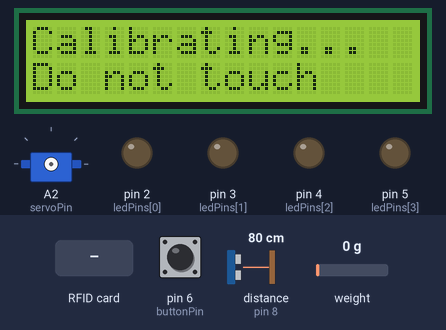
Simulated run of this sketch. Board: Arduino Uno, built with avr-gcc and run on an emulated ATmega328P. Parts: 16×2 character LCD, servo, output pins drawn as LEDs (lit = HIGH). Inputs (shaded band) come from the test bench; at power-on: pin 6 (buttonPin) HIGH, weight on the scale 0 g, distance to the obstacle (sensor on pin 8) 80 cm. The echo pulse lasts 58.3 µs per cm; pins used as bus, display or sensor lines are not drawn; what the sketch prints to the serial monitor is not drawn.

Above: at 1.3 s.
1.4 s: pin 6 (buttonPin) pulled LOW for 3.2 s
At 4.3 s:
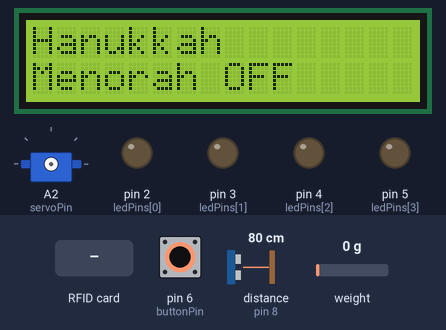
7.2 s: weight on the scale set to 100 g
At 8.6 s:
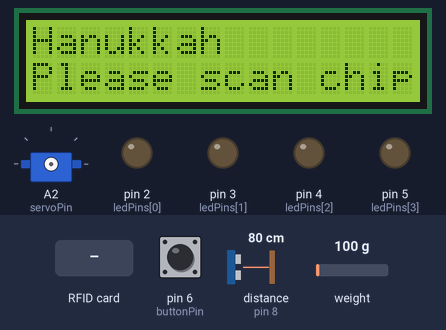
9.4 s: pin 6 (buttonPin) pulled LOW for 1 s
At 10.3 s:
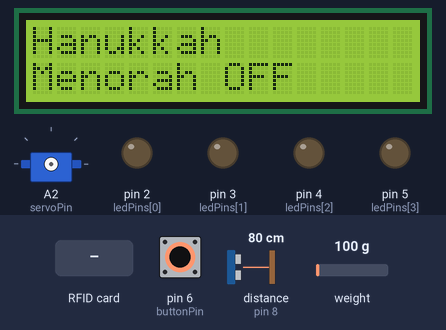
13.0 s: RFID card 5E 7A 19 C4 held to the reader
At 15.3 s:
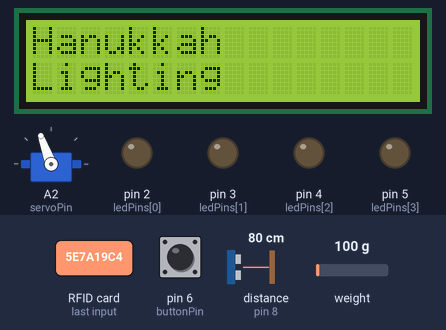
16.0 s: pin 6 (buttonPin) pulled LOW for 3.2 s
At 17.04 s:
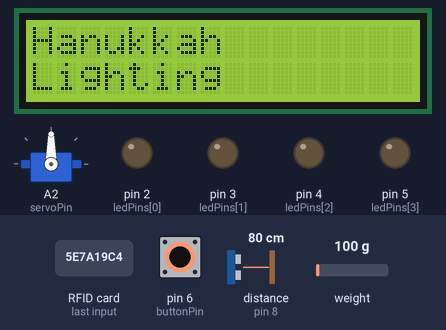
Timing chart, 0 to 19.0 s (numbered marks = the images above; inputs shaded):
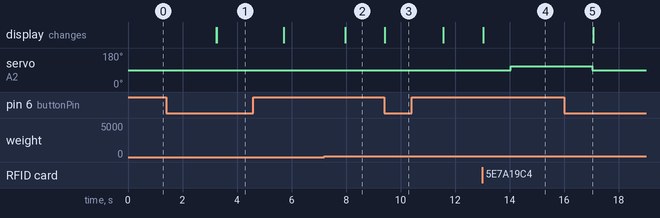

The sketch:

ARD_GROUP_05.ino
```cpp
#include <Wire.h>
#include <SPI.h>
#include <Servo.h>
#include <MFRC522.h>
#include <HX711.h>
#include <hd44780.h>
#include <hd44780ioClass/hd44780_I2Cexp.h>

// ---------- LCD ----------
hd44780_I2Cexp lcd;

// ---------- RFID ----------
#define SS_PIN 10
#define RST_PIN 9
MFRC522 rfid(SS_PIN, RST_PIN);

// ---------- LEDs ----------
const int ledsCount = 4;
const int ledPins[ledsCount] = {2, 3, 4, 5};

// ---------- Emergency Button ----------
const int buttonPin = 6;

// ---------- Servo ----------
Servo handServo;
const int servoPin = A2;
bool servoActive = false;

int timeForFullRotation = 3000;

// ---------- Ultrasonic ----------
const int trigPin = 7;
const int echoPin = 8;

// ---------- Load Cell (Weight) ----------
const int DOUT_PIN = A1;
const int SCK_PIN  = A3;
HX711 scale;
const long WEIGHT_THRESHOLD = 500;

// ---------- States ----------
enum SystemState {
  STATE_CALIBRATING,
  STATE_PLACE_WEIGHT,
  STATE_SCAN_CHIP,
  STATE_RUNNING,
  STATE_DONE,
  STATE_EMERGENCY
};

SystemState currentState;
SystemState lastState;

// ---------- Logic ----------
int day = 0;
unsigned long startTime = 0;
bool initialCalibrationDone = false;

// ---------- Functions ----------
void showText(const char* l1, const char* l2) {
  lcd.clear();
  lcd.setCursor(0, 0);
  lcd.print(l1);
  lcd.setCursor(0, 1);
  lcd.print(l2);
}

void showCandleText() {
  switch (day) {
    case 0: showText("Hanukkah", "Lighting"); break;
    case 1: showText("Hanukkah", "First candle"); break;
    case 2: showText("Hanukkah", "Second candle"); break;
    case 3: showText("Hanukkah", "Third candle"); break;
    case 4: showText("Hanukkah", "Fourth candle"); break;
    default: showText("Hanukkah", ""); break;
  }
}

void updateDisplay() {
  if (currentState == lastState) return;

  switch (currentState) {
    case STATE_CALIBRATING: showText("Calibrating...", "Do not touch"); break;
    case STATE_PLACE_WEIGHT: showText("Place weight", ""); break;
    case STATE_SCAN_CHIP: showText("Hanukkah", "Please scan chip"); break;
    case STATE_DONE: showText("Hanukkah", "Happy Hanukkah"); break;
    case STATE_EMERGENCY: showText("Hanukkah", "Menorah OFF"); break;
    default: break;
  }
  lastState = currentState;
}

void updateCandles() {
  for (int i = 0; i < ledsCount; i++) {
    digitalWrite(ledPins[i], (i < day) ? HIGH : LOW);
  }
}

long readAverageWeight(int samples = 10) {
  long sum = 0;
  for (int i = 0; i < samples; i++) {
    sum += scale.get_value();
  }
  return abs(sum / samples);
}

long readDistance() {
  digitalWrite(trigPin, LOW);
  delayMicroseconds(2);
  digitalWrite(trigPin, HIGH);
  delayMicroseconds(10);
  digitalWrite(trigPin, LOW);

  long d = pulseIn(echoPin, HIGH, 30000);
  if (d == 0) return 999;
  return d * 0.034 / 2;
}

void stopServo() {
  if (servoActive) {
    handServo.detach();
    servoActive = false;
  }
}

void moveHand() {
  if (!servoActive) return;

  // התחלת תנועה (מהירות מתונה קדימה)
  handServo.write(110);

  // המתנה לביצוע סיבוב/תנועה
  delay(timeForFullRotation);

  // עצירה
  handServo.write(90);
}

// ---------- Setup ----------
void setup() {
  Serial.begin(9600);

  for (int i = 0; i < ledsCount; i++) {
    pinMode(ledPins[i], OUTPUT);
    digitalWrite(ledPins[i], LOW);
  }

  pinMode(buttonPin, INPUT_PULLUP);
  pinMode(trigPin, OUTPUT);
  pinMode(echoPin, INPUT);

  lcd.begin(16, 2);

  SPI.begin();
  rfid.PCD_Init();

  scale.begin(DOUT_PIN, SCK_PIN);

  startTime = millis();
  currentState = STATE_CALIBRATING;
  lastState = STATE_EMERGENCY;

  Serial.println("System Started...");
}

// ---------- Loop ----------
void loop() {

  // 1) Emergency always first
  if (digitalRead(buttonPin) == LOW && currentState != STATE_EMERGENCY) {
    Serial.println("EMERGENCY STOP!");
    currentState = STATE_EMERGENCY;
    day = 0;
    updateCandles();
    stopServo();
  }

  // 2) Exit emergency
  if (currentState == STATE_EMERGENCY && digitalRead(buttonPin) == HIGH) {
    Serial.println("Exit Emergency -> Waiting for weight");
    currentState = STATE_PLACE_WEIGHT;
  }

  // 3) Initial calibration
  if (currentState == STATE_CALIBRATING && !initialCalibrationDone) {
    if (millis() - startTime > 1000) {
      scale.tare();
      initialCalibrationDone = true;
      Serial.println("Calibration Done.");
      currentState = STATE_PLACE_WEIGHT;
    }
  }

  // 4) Wait for weight
  if (currentState == STATE_PLACE_WEIGHT) {
    long w = readAverageWeight();

    Serial.print("Current Weight: ");
    Serial.println(w);

    if (w >= WEIGHT_THRESHOLD) {
      Serial.println("Weight Detected! -> Scan Chip");
      currentState = STATE_SCAN_CHIP;
    }
    delay(100);
  }

  // 5) RFID scan
  if (currentState == STATE_SCAN_CHIP) {
    if (rfid.PICC_IsNewCardPresent() && rfid.PICC_ReadCardSerial()) {
      Serial.println("Chip Scanned! Starting Menorah...");

      day = 0;
      updateCandles();

      servoActive = true;
      handServo.attach(servoPin);

      currentState = STATE_RUNNING;
      showCandleText();

      rfid.PICC_HaltA();
    }
  }

  // 6) Running
  if (currentState == STATE_RUNNING) {

    // Weight still present?
    if (readAverageWeight() < WEIGHT_THRESHOLD) {
      Serial.println("Weight Removed! Stopping...");
      day = 0;
      updateCandles();
      stopServo();
      currentState = STATE_PLACE_WEIGHT;
    }
    else {
      Serial.println("Moving Hand...");
      moveHand(); // blocks for ~3 sec (timeForFullRotation)

      long dist = readDistance();
      Serial.print("Distance read: ");
      Serial.println(dist);

      if (dist < 12) {
        if (day < ledsCount) {
          day++;
          Serial.print("Lighting Candle: ");
          Serial.println(day);
          updateCandles();
          showCandleText();
        }

        if (day >= ledsCount) {
          Serial.println("All Candles Lit! Done.");
          stopServo();
          currentState = STATE_DONE;
        }
      }
    }
  }

  // 7) Done
  if (currentState == STATE_DONE) {
    if (readAverageWeight() < WEIGHT_THRESHOLD) {
      Serial.println("Resetting System...");
      day = 0;
      updateCandles();
      currentState = STATE_PLACE_WEIGHT;
    }
  }

  updateDisplay();
}
```

Measured:
- after the input at 1.4 s, the display: first differs from a run without the input after 1.9 s (image 1)
- after the input at 7.2 s, the display: changes after 0.77 s (image 2)
- after the input at 9.4 s, the display: changes at once (image 3)
- after the input at 13.0 s, servo on A2 (servoPin): 90° → 110° after 1.0 s; the display: changes at once (image 4)
- after the input at 16.0 s, servo on A2 (servoPin): goes on until 17.0 s, then stays 90°
